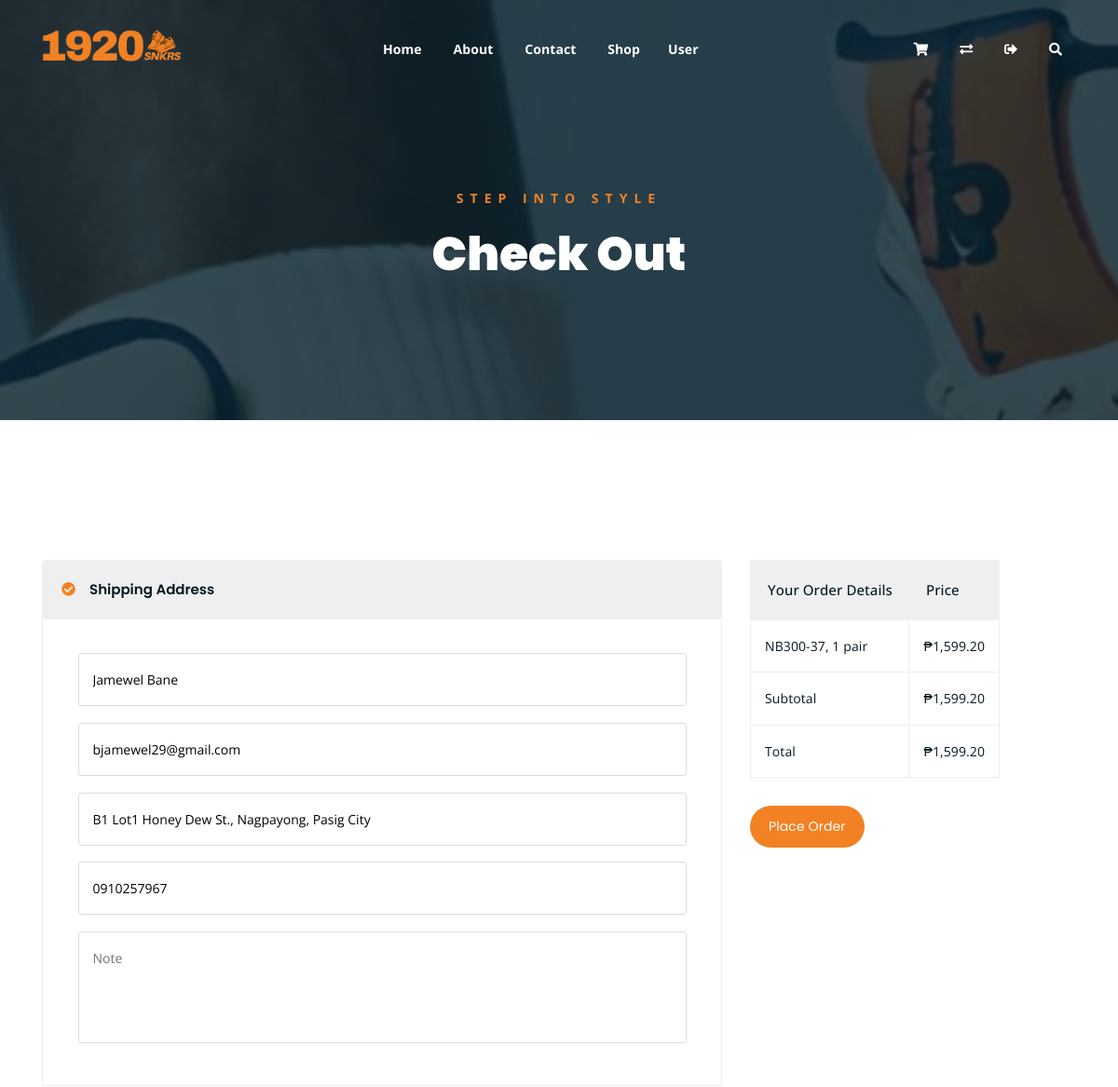
Before: /user/payment.php (signed in, upper part) with the older database file.
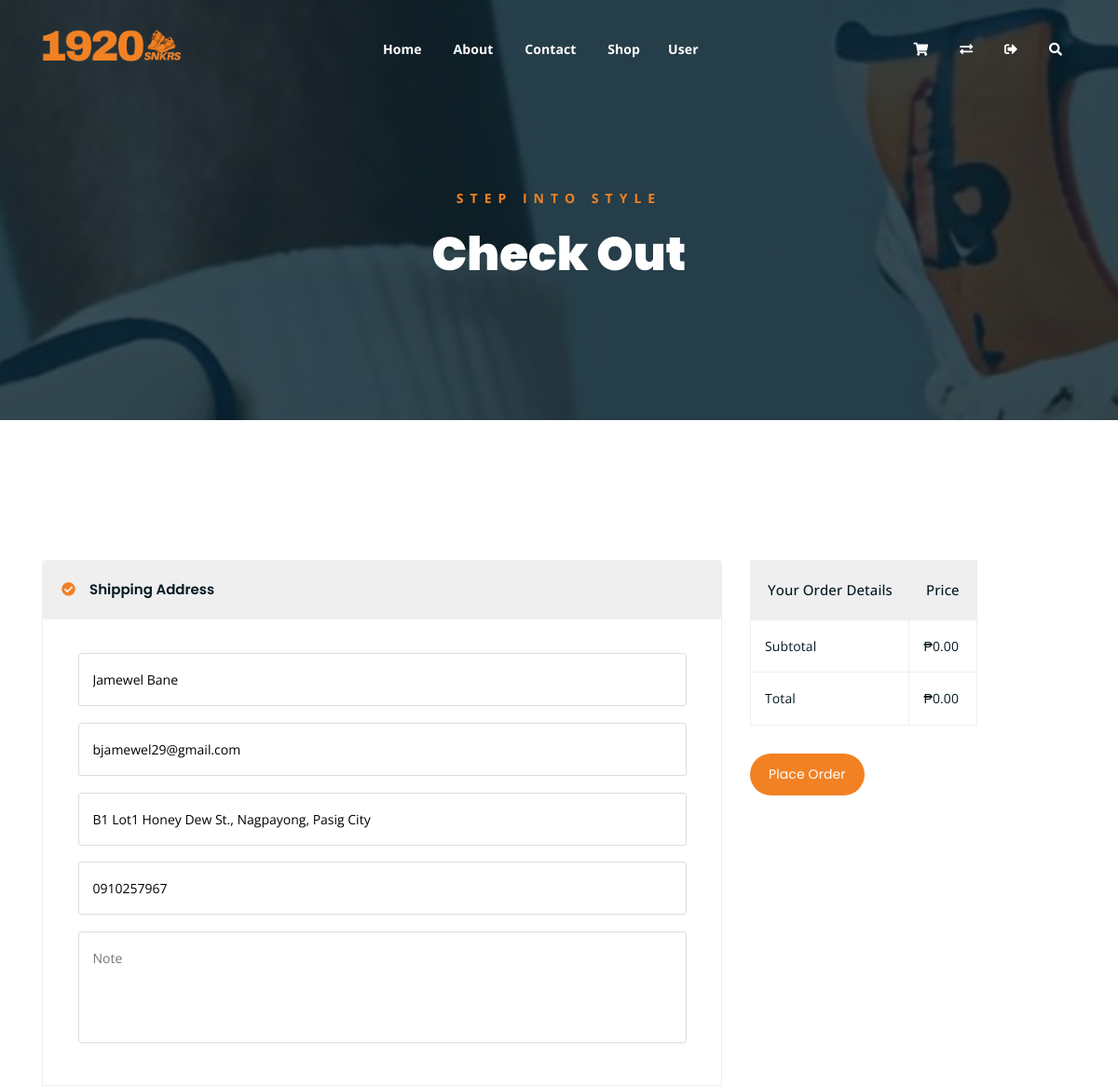
After: the same page with the newer database file.
### tables this page shows
CREATE TABLE `cart` (
  `cart_id` int(11) NOT NULL,
  `userid` int(11) NOT NULL,
  `product_id` int(11) NOT NULL,
  `prod_size` varchar(255) NOT NULL,
  `quantity` int(11) NOT NULL DEFAULT 1,
  `updated_on` timestamp NOT NULL DEFAULT current_timestamp()
);

CREATE TABLE `products` (
  `Product_id` int(11) NOT NULL,
  `prod_name` varchar(255) NOT NULL,
  `Description` text DEFAULT NULL,
  `Price` decimal(10,2) NOT NULL,
  `ImageURL` varchar(255) DEFAULT NULL,
  `CreatedAt` timestamp NOT NULL DEFAULT current_timestamp(),
  `sizes` varchar(255) DEFAULT NULL
);

### user/payment.php (the view, shortened to what this page needs)
<?php
require_once '../database/connection.php';
if (!check_login_user_universal($link)) {
	$isLoggedIn = 0;
	header("Location: ../index");
	exit;
} else {
	$verifiedUID = $_SESSION['userid'];
}
$userQuery = "SELECT name, address, email, phone_number FROM user_info WHERE user_id = ?";
$stmtUser = $link->prepare($userQuery);
$stmtUser->bind_param("i", $verifiedUID);
$stmtUser->execute();
$resultUser = $stmtUser->get_result();
$userInfo = $resultUser->fetch_assoc();
$cartQuery = "SELECT product_id, prod_size, quantity FROM cart WHERE userid = ?";
$stmtCart = $link->prepare($cartQuery);
$stmtCart->bind_param("i", $verifiedUID);
$stmtCart->execute();
$resultCart = $stmtCart->get_result();
$cart_items = [];
while ($row = $resultCart->fetch_assoc()) {
	$cart_items[] = $row;
}
?>
<!DOCTYPE html>
<html lang="en">
<body>
	<?php
	include("navbar.php");
	?>
	<div class="breadcrumb-section breadcrumb-bg">
		<div class="container">
			<div class="row">
				<div class="col-lg-8 offset-lg-2 text-center">
					<div class="breadcrumb-text">
						<p>Step Into Style</p>
						<h1>Check Out</h1>
					</div>
				</div>
			</div>
		</div>
	</div>
	<div class="checkout-section mt-150 mb-150">
		<div class="container">
			<div class="row">
				<div class="col-lg-8">
					<div class="checkout-accordion-wrap">
						<div class="accordion" id="accordionExample">
							<div class="card single-accordion">
								<div class="card-header" id="headingOne">
									<h5 class="mb-0">
										<button class="btn btn-link" type="button" data-toggle="collapse" data-target="#collapseOne" aria-expanded="true" aria-controls="collapseOne">
											Shipping Address
										</button>
									</h5>
								</div>
								<div id="collapseOne" class="collapse show" aria-labelledby="headingOne" data-parent="#accordionExample">
									<div class="card-body">
										<div class="billing-address-form">
											<form id="orderForm">
												<p><input type="text" value="<?php echo htmlspecialchars($userInfo['name']); ?>" readonly></p>
												<p><input type="email" value="<?php echo htmlspecialchars($userInfo['email']); ?>" readonly></p>
												<p><input type="text" value="<?php echo htmlspecialchars($userInfo['address']); ?>" readonly></p>
												<p><input type="tel" value="<?php echo htmlspecialchars($userInfo['phone_number']); ?>" readonly></p>
												<p><textarea name="note" id="note" cols="30" rows="10" placeholder="Note"></textarea></p>
											</form>
										</div>
									</div>
								</div>
							</div>
						</div>
					</div>
				</div>
				<div class="col-lg-4">
					<div class="order-details-wrap">
						<table class="order-details">
							<thead>
								<tr>
									<th>Your Order Details</th>
									<th>Price</th>
								</tr>
							</thead>
							<tbody class="order-details-body">
								<?php
								$total_price = 0;
								foreach ($cart_items as $item) :
									$product_id = $item['product_id'];
									$prod_nameQuery = "SELECT prod_name FROM products WHERE Product_id = ?";
									$stmtProd_name = $link->prepare($prod_nameQuery);
									$stmtProd_name->bind_param("i", $product_id);
									$stmtProd_name->execute();
									$resultProd_name = $stmtProd_name->get_result();
									$prod_name_row = $resultProd_name->fetch_assoc();
									$prod_name = $prod_name_row['prod_name'];
									$price = getProductPrice($product_id);
									$row_total = $price * $item['quantity'];
									$total_price += $row_total;
								?>
									<tr>
										<td><?php echo htmlspecialchars($prod_name . '-' . $item['prod_size'] . ', ' . $item['quantity'] . ' pair'); ?></td>
										<td>₱<?php echo number_format($row_total, 2); ?></td>
									</tr>
								<?php endforeach; ?>
							</tbody>
							<tbody class="checkout-details">
								<tr>
									<td>Subtotal</td>
									<td>₱<?php echo number_format($total_price, 2); ?></td>
								</tr>
								<tr>
									<td>Total</td>
									<td>₱<?php echo number_format($total_price, 2); ?></td>
								</tr>
							</tbody>
						</table>
						<a class="boxed-btn" id="placeOrderButton">Place Order</a>
					</div>
				</div>
			</div>
		</div>
	</div>
</body>
</html>
<?php
function getProductPrice($product_id)
{
	global $link;
	$query = "SELECT price FROM products WHERE product_id = ?";
	$stmt = $link->prepare($query);
	$stmt->bind_param("i", $product_id);
	$stmt->execute();
	$stmt->bind_result($price);
	$query = "SELECT onDiscount, Discount FROM product_data WHERE product_id = ?";
	$stmt = $link->prepare($query);
	$stmt->bind_param("i", $product_id);
	$stmt->execute();
	$stmt->bind_result($onDiscount, $discount);
	if ($onDiscount == 1) {
		$price = $price - ($price * ($discount / 100));
	}
	return $price;
}
?>

Changed rows visible on the page:
removed cart: product+prod_size+quantity "NB300-37, 1 pair", quantity "1,599.20"
Other visible differences:
$total_price: "1,599.20" → "0.00"
